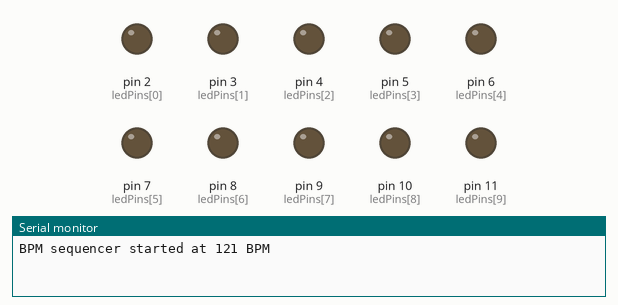
Simulated run of this sketch. Board: Arduino Uno, built with avr-gcc and run on an emulated ATmega328P. Parts: output pins drawn as LEDs (lit = HIGH), the last lines printed to the serial monitor.

Above: at 0.2 s.
At 1.2 s:
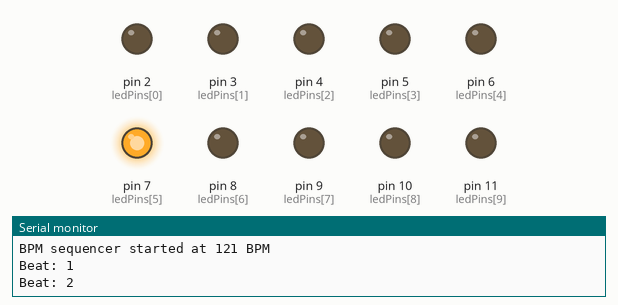
At 2.2 s:
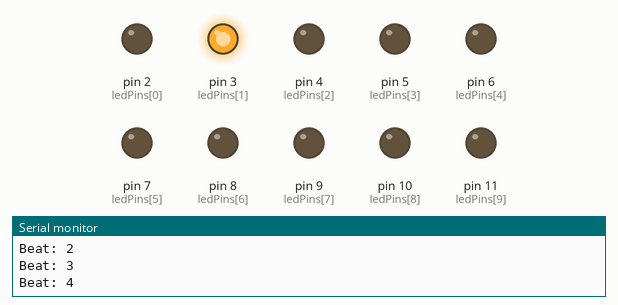
At 4.2 s:
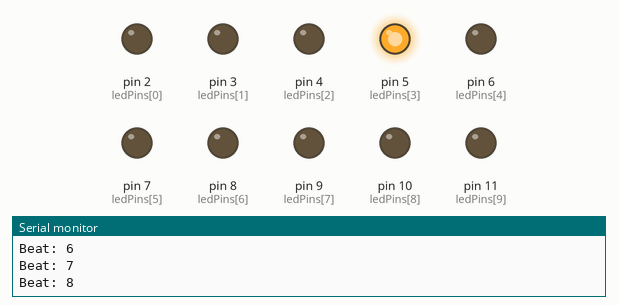
At 6.6 s:
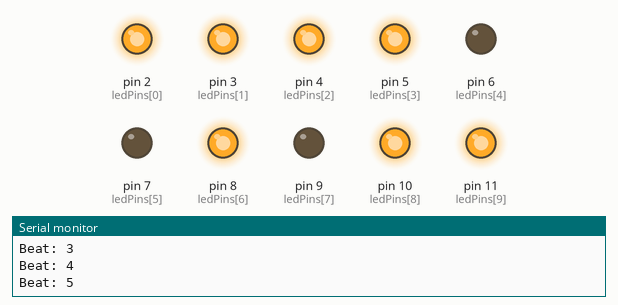
At 8.6 s:
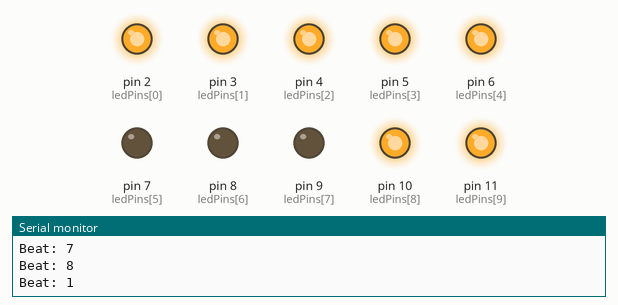
Timing chart, 0 to 9.1 s (numbered marks = the images above):
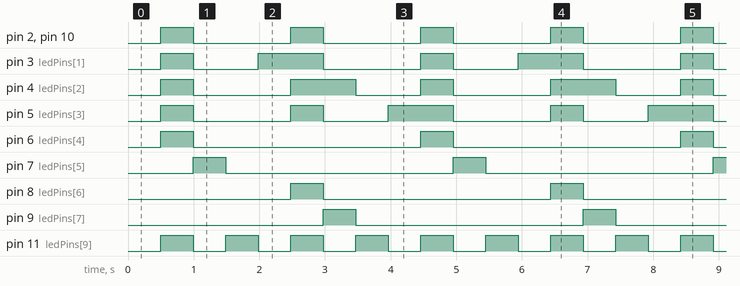

Measured:
- by itself, pin 2 (ledPins[0]), pin 10 (ledPins[8]): alternates HIGH for 0.49 s and LOW for 1.5 s
- by itself, pin 3 (ledPins[1]): repeats every 4.0 s: LOW 0.99 s, HIGH 0.99 s, LOW 1.5 s, HIGH 0.49 s
- by itself, pin 4 (ledPins[2]): repeats every 4.0 s: LOW 1.5 s, HIGH 0.99 s, LOW 0.99 s, HIGH 0.49 s
- by itself, pin 5 (ledPins[3]): repeats every 4.0 s: LOW 1.5 s, HIGH 0.50 s, LOW 0.99 s, HIGH 0.99 s
- by itself, pin 6 (ledPins[4]), pin 7 (ledPins[5]), pin 8 (ledPins[6]), pin 9 (ledPins[7]): alternates HIGH for 0.49 s and LOW for 3.5 s
- by itself, pin 11 (ledPins[9]): alternates HIGH for 0.49 s and LOW for 0.49 s

The sketch:

BeatSequenceforLEDBlinks.ino
```cpp
// Code generated by Claude 3.7 Sonet (ClaudeAI), tweaked by Pelinito (me) to design the beat sequence
// I asked ChatGPT the beat sequence


// Arduino BPM-Based LED Sequencer
// Multiple LED patterns synced to the same BPM

// === LED Configuration ===
const int numLeds = 10;
const int ledPins[numLeds] = {2, 3, 4, 5, 6, 7, 8, 9, 10, 11};

// === BPM Settings ===
const int songBPM = 121.3;
const unsigned long beatInterval = 60000 / songBPM;  // Milliseconds per beat

// === Pattern Settings ===
// Each LED can have its own rhythm pattern
// 1 = on, 0 = off for each beat position
const int patternLength = 8;  // Number of beats in the pattern
bool ledPatterns[numLeds][patternLength] = {

  // Skeletons - Guitar line (blue LEDs)
  // {1, 0, 0, 1, 0, 1, 0, 1} - 4 beats in 8 beats assigned to each LED,
  // syncs with Vocals on the first beats in 4 to enhance the effect

  {1, 0, 0, 0, 1, 0, 0, 0}, // Skeleton 1 - LED 1 - D2
  {1, 0, 0, 1, 1, 0, 0, 0}, // Skeleton 2 - LED 2 - D3
  {1, 0, 0, 0, 1, 1, 0, 0}, // Skeleton 3 - LED 3 - D4
  {1, 0, 0, 0, 1, 0, 0, 1}, // Skeleton 4 - LED 4 - D5

  // Sync Swimmers - Synth Pattern (green LEDs)
  // {1, 1, 0, 0, 1, 1, 0, 0} - Again 4 beats in total assigned to each LED
  {1, 0, 0, 0, 0, 0, 0, 0}, // Swimmer 1 - LED 1 - D6
  {0, 1, 0, 0, 0, 0, 0, 0}, // Swimmer 2 - LED 2 - D7
  {0, 0, 0, 0, 1, 0, 0, 0}, // Swimmer 3 - LED 3 - D8
  {0, 0, 0, 0, 0, 1, 0, 0}, // Swimmer 4 - LED 4 - D9

  // Robots - Vocals "Around the world" (yellow LED)
  {1, 0, 0, 0, 1, 0, 0, 0}, // Vocals - one LED only - D10


  // Mummies - Bass Line (red LED)
  {1, 0, 1, 0, 1, 0, 1, 0} // Bass - one LED only - D11

};

// === Timing Variables ===
unsigned long previousBeatMillis = 0;
int currentBeat = 0;

void setup() {
  // Initialize LED pins
  for (int i = 0; i < numLeds; i++) {
    pinMode(ledPins[i], OUTPUT);
    digitalWrite(ledPins[i], LOW);
  }

  Serial.begin(9600);
  Serial.print("BPM sequencer started at ");
  Serial.print(songBPM);
  Serial.println(" BPM");
}

void loop() {
  unsigned long currentMillis = millis();

  // Check if it's time for the next beat
  if (currentMillis - previousBeatMillis >= beatInterval) {
    previousBeatMillis = currentMillis;

    Serial.print("Beat: ");
    Serial.println(currentBeat + 1);  // Display beat number (1-8 instead of 0-7)

    // Update all LEDs based on their patterns for the current beat
    for (int i = 0; i < numLeds; i++) {
      digitalWrite(ledPins[i], ledPatterns[i][currentBeat] ? HIGH : LOW);
    }

    // Move to next beat
    currentBeat = (currentBeat + 1) % patternLength;
  }

  // You can add other non-blocking code here
  // This will run continuously while waiting for the next beat
}
```
